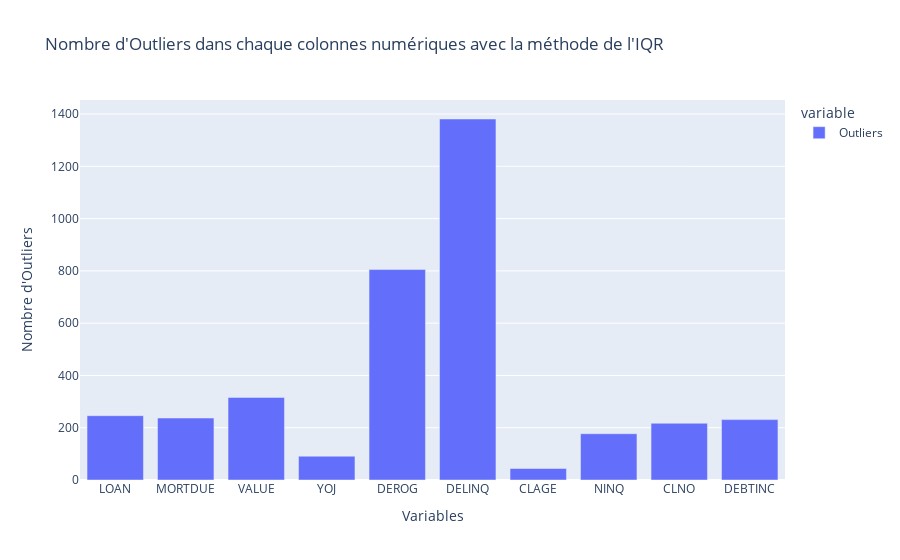

Notebook source saved alongside this figure:
### Code cell
var_num = ['LOAN',"MORTDUE", "VALUE", "YOJ", "DEROG", "DELINQ", "CLAGE", "NINQ", "CLNO", "DEBTINC"]

global_outliers_dict = {}
def detect_outliers_iqr(data, column):

    Q1 = data[column].quantile(0.25)
    Q3 = data[column].quantile(0.75)
    IQR = Q3 - Q1
    lower_bound = Q1 - 1.5 * IQR
    upper_bound = Q3 + 1.5 * IQR

    outliers = data[(data[column] < lower_bound) | (data[column] > upper_bound)]
    num_outliers = len(outliers)

    global_outliers_dict[column] = num_outliers

for var in var_num:
    detect_outliers_iqr(df_cleaned, var)

df_outliers_values = pd.DataFrame.from_dict(global_outliers_dict, orient='index', columns=['Outliers'])


print(df_outliers_values)
px.bar(df_outliers_values,
       labels = {'value':"Nombre d'Outliers",'index':'Variables'},
       title = "Nombre d'Outliers dans chaque colonnes numériques avec la méthode de l'IQR")

### Figure 1 — Plotly figure (JSON) as saved in the notebook; plotly's stock layout.template omitted (floating-point values rounded to 4 significant figures)
{"data": [{"alignmentgroup": "True", "hovertemplate": "variable=Outliers<br>Variables=%{x}<br>Nombre d'Outliers=%{y}<extra></extra>", "legendgroup": "Outliers", "marker": {"color": "#636efa", "pattern": {"shape": ""}}, "name": "Outliers", "offsetgroup": "Outliers", "orientation": "v", "showlegend": true, "textposition": "auto", "type": "bar", "x": ["LOAN", "MORTDUE", "VALUE", "YOJ", "DEROG", "DELINQ", "CLAGE", "NINQ", "CLNO", "DEBTINC"], "xaxis": "x", "y": [246, 237, 316, 91, 805, 1381, 44, 177, 217, 231], "yaxis": "y"}], "layout": {"barmode": "relative", "legend": {"title": {"text": "variable"}, "tracegroupgap": 0}, "title": {"text": "Nombre d'Outliers dans chaque colonnes numériques avec la méthode de l'IQR"}, "xaxis": {"anchor": "y", "domain": [0, 1], "title": {"text": "Variables"}}, "yaxis": {"anchor": "x", "domain": [0, 1], "title": {"text": "Nombre d'Outliers"}}}}
